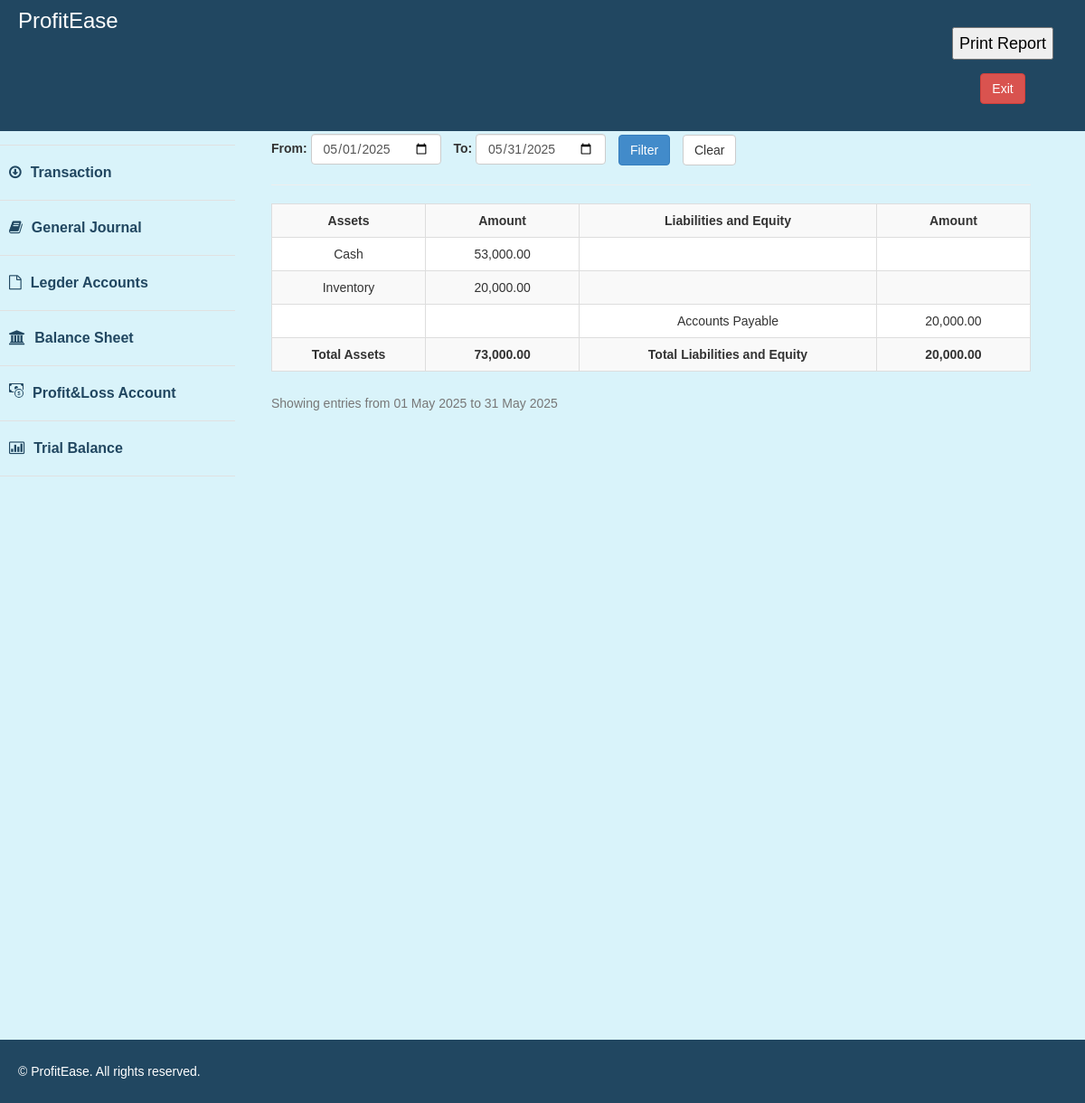
The app's page /com/balanceSheet.php with its own data.
### tables this page shows
CREATE TABLE `accounts` (
  `account_id` int(11) NOT NULL,
  `account_name` varchar(255) NOT NULL,
  `account_type` enum('asset','expense','equity','liability','income') NOT NULL,
  `user_id` int(11) DEFAULT NULL
);

### com/balanceSheet.php (the view, shortened to what this page needs)
<!DOCTYPE html>
<html xmlns="http://www.w3.org/1999/xhtml">
<head>
    <link href="assets/css/bootstrap.css" rel="stylesheet" />
    <link href="assets/css/font-awesome.css" rel="stylesheet" />
    <link href="assets/css/custom.css" rel="stylesheet" />
</head>
<body>
      <?php include '../com/includes/navheader.php';
        include '../com/includes/navtop.php';
    ?>
        <div id="page-wrapper" class="content">
            <div id="page-inner">
                <div class="row">
                    <div class="col-md-12">
                     <h2>BALANCE SHEET</h2>
                    </div>
                </div>
                  <form method="get" action="" class="form-inline" style="margin-bottom: 20px;">
                      <div class="form-group">
                          <label for="bs_start_date">From:</label>
                          <input type="date" id="bs_start_date" name="bs_start_date" class="form-control"
                                 value="<?php echo isset($_GET['bs_start_date']) ? $_GET['bs_start_date'] : date('Y-m-01'); ?>">
                      </div>
                      <div class="form-group" style="margin-left: 10px;">
                          <label for="bs_end_date">To:</label>
                          <input type="date" id="bs_end_date" name="bs_end_date" class="form-control"
                                 value="<?php echo isset($_GET['bs_end_date']) ? $_GET['bs_end_date'] : date('Y-m-t'); ?>">
                      </div>
                      <button type="submit" class="btn btn-primary" style="margin-left: 10px;">Filter</button>
                      <button type="button" onclick="window.location.href='?'" class="btn btn-default" style="margin-left: 10px;">
                          Clear
                      </button>
                  </form>
                  <hr />
                  <div>
       <?php
require_once 'connection.php';
$start_date = $_GET['bs_start_date'] ?? date('Y-m-01');
$end_date = $_GET['bs_end_date'] ?? date('Y-m-t');
$start_date = date('Y-m-d', strtotime($start_date));
$end_date = date('Y-m-d', strtotime($end_date));
$sql_assets = "SELECT account_id, account_name FROM accounts WHERE account_type = 'asset'";
$sql_liabilities = "SELECT account_id, account_name FROM accounts WHERE account_type = 'liability'";
$result_assets = $conn->query($sql_assets);
$result_liabilities = $conn->query($sql_liabilities);
$total_assets = 0;
$total_liabilities = 0;
$total_equity = 0;
echo '<table class="table table-striped table-bordered table-hover">';
echo '<tr><th>Assets</th><th>Amount</th><th>Liabilities and Equity</th><th>Amount</th></tr>';
while ($row_assets = $result_assets->fetch_assoc()) {
    $account_id = $row_assets['account_id'];
    $account_name = $row_assets['account_name'];
    $sql_amount = "SELECT SUM(j.debit_amount - j.credit_amount) AS total_amount
                   FROM journalEntries j
                   JOIN transactions t ON j.transaction_id = t.transaction_id
                   WHERE j.account_id = $account_id
                   AND t.transaction_date BETWEEN '$start_date' AND '$end_date'";
    $result_amount = $conn->query($sql_amount);
    $amount = $result_amount->fetch_assoc()['total_amount'];
    if ($amount != 0) {
        echo '<tr><td>' . htmlspecialchars($account_name) . '</td><td>' . number_format($amount, 2) . '</td><td></td><td></td></tr>';
        $total_assets += $amount;
    }
}
$rows_liab = [];
while ($row_liabilities = $result_liabilities->fetch_assoc()) {
    $account_id = $row_liabilities['account_id'];
    $account_name = $row_liabilities['account_name'];
    $sql_amount = "SELECT SUM(j.credit_amount - j.debit_amount) AS total_amount
                   FROM journalEntries j
                   JOIN transactions t ON j.transaction_id = t.transaction_id
                   WHERE j.account_id = $account_id
                   AND t.transaction_date BETWEEN '$start_date' AND '$end_date'";
    $result_amount = $conn->query($sql_amount);
    $amount = $result_amount->fetch_assoc()['total_amount'];
    if ($amount != 0) {
        $rows_liab[] = ['name' => $account_name, 'amount' => $amount];
        $total_liabilities += $amount;
    }
}
$rows_equity = [];
$combined_rows = array_merge($rows_liab, $rows_equity);
$max_rows = max(count($combined_rows), 0);
for ($i = 0; $i < $max_rows; $i++) {
    $name = htmlspecialchars($combined_rows[$i]['name']);
    $amount = number_format($combined_rows[$i]['amount'], 2);
    echo '<tr><td></td><td></td><td>' . $name . '</td><td>' . $amount . '</td></tr>';
}
echo '<tr>';
echo '<th>Total Assets</th><th>' . number_format($total_assets, 2) . '</th>';
echo '<th>Total Liabilities and Equity</th><th>' . number_format($total_liabilities + $total_equity, 2) . '</th>';
echo '</tr>';
echo '</table>';
echo "<p class='text-muted'>Showing entries from " . date('d M Y', strtotime($start_date)) . " to " . date('d M Y', strtotime($end_date)) . "</p>";
?>
    </div>
    </div>
            </div>
    <?php include 'footer.php'; ?>
</html>

### com/assets/css/custom.css (style rules this page uses)
body { font-family: 'Open Sans', sans-serif; line-height:30px; background-color: #d9f3fa; }
#page-wrapper { padding: 15px 15px; min-height: 600px; background: #d9f3fa; }
#page-inner { width:100%; margin:10px 20px 10px 0px; background: #d9f3fa!important; padding:10px; min-height:1050px; }
@media (min-width:768px) { #page-wrapper { margin: 0 0 0 260px; padding: 15px 30px; min-height: 1050px; } }

### com/assets/css/createnewstyle.css (style rules this page uses)
body { margin: 0; font-family: Arial, sans-serif; }
.content { display: flex; flex: 1; }
table { border-collapse: collapse; width: 100%; background-color: white; }
th, td { border: 1px solid #999; padding: 10px; min-width: 100px; text-align: center; }

### records on screen
accounts: account_name "Cash", amount "53,000.00"
accounts: account_name "Inventory", amount "20,000.00"

### other values on screen
$name "Accounts Payable"
$amount "20,000.00"
$total_assets "73,000.00"
$total_liabilities + $total_equity "20,000.00"
date('d M Y', strtotime($start_date)) "01 May 2025"
date('d M Y', strtotime($end_date)) "31 May 2025"
